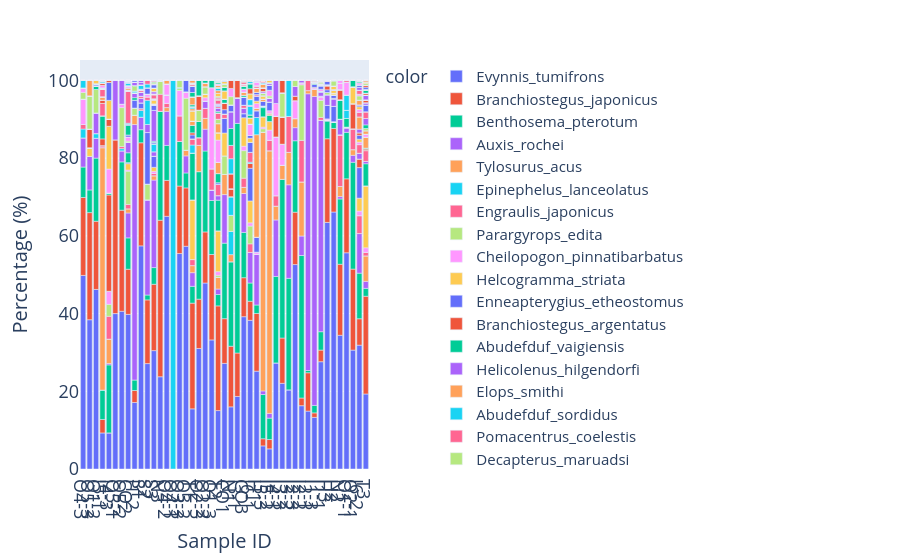

Source (notebook cell):
### Code cell
dm_analyser.plot_barchart(csv_path="./edNA/TI_test/species_norm_abundance.csv",
                          taxa_column="species",
                          metric_column="abundance",
                          save_dir=None,
                          overwrite=False)
